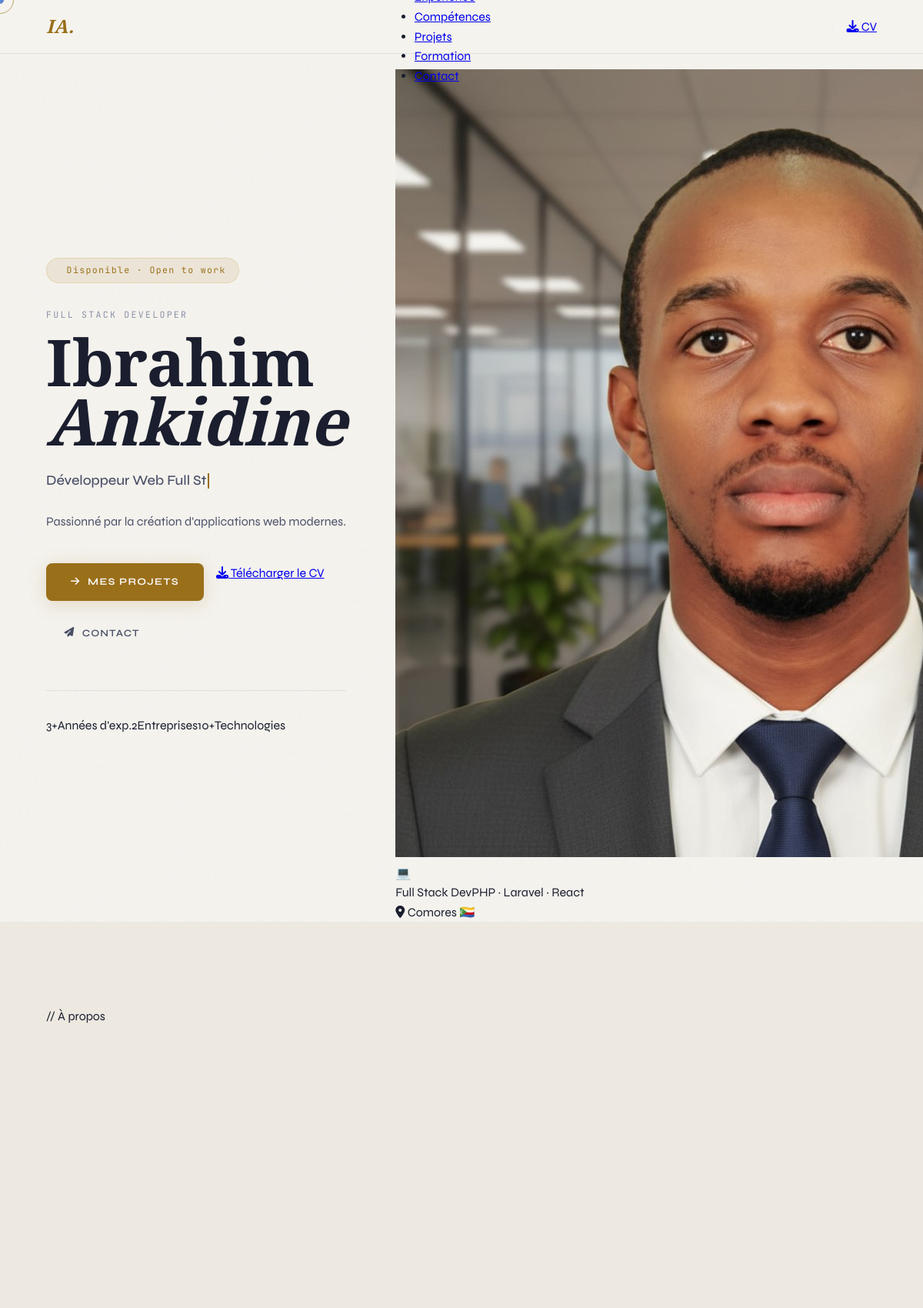
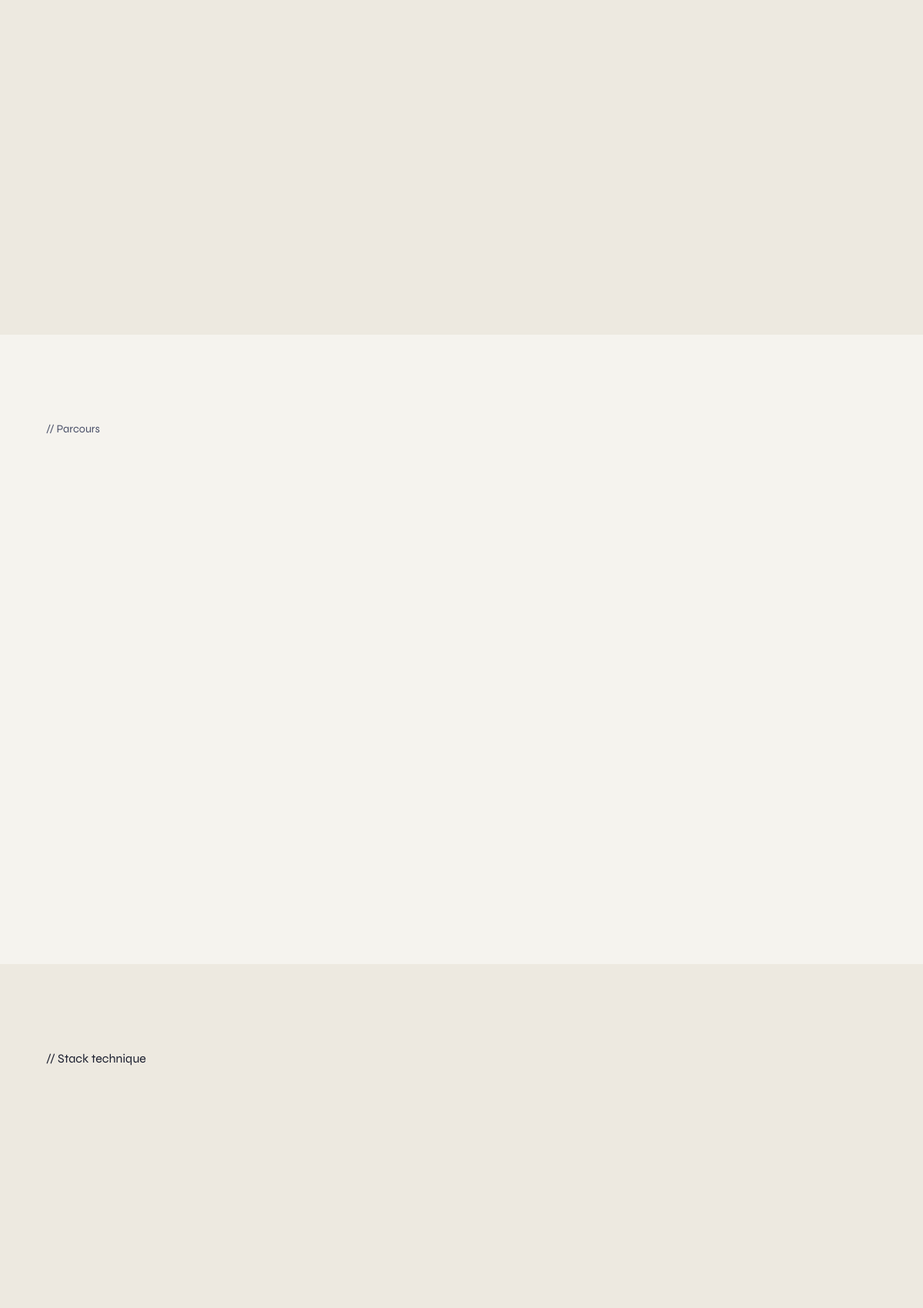
The page / (upper part) on the database its author committed (2 pictures, top to bottom).
### app.py (models this page shows)
class Profile(db.Model):
    id          = db.Column(db.Integer, primary_key=True)
    name        = db.Column(db.String(100), default='Ibrahim Ankidine')
    title       = db.Column(db.String(200), default='Développeur Web Full Stack')
    bio         = db.Column(db.Text,        default='Passionné par la création d\'applications web modernes.')
    email       = db.Column(db.String(120), default='anki.ib.dev@gmail.com')
    phone       = db.Column(db.String(30),  default='')
    location    = db.Column(db.String(100), default='Moindzaza Mboini, Comores')
    linkedin    = db.Column(db.String(200), default='https://linkedin.com/in/ibrahim-ankidine')
    github      = db.Column(db.String(200), default='https://github.com/AnkidineIbrahim')
    photo       = db.Column(db.String(200), default='images/profile.png')
    cv_file     = db.Column(db.String(200), default='cv_ibrahim_ankidine.pdf')
    available   = db.Column(db.Boolean,     default=True)
    years_exp   = db.Column(db.Integer,     default=3)
    companies   = db.Column(db.Integer,     default=2)
    tech_count  = db.Column(db.Integer,     default=10)

### app.py (the view)
@app.route('/')
def index():
    record_visit('home')
    profile     = Profile.query.first()
    experiences = Experience.query.order_by(Experience.order).all()
    skills      = Skill.query.order_by(Skill.order).all()
    projects    = Project.query.order_by(Project.order).all()
    education   = Education.query.order_by(Education.order).all()
    return render_template('public/index.html',
                           profile=profile,
                           experiences=experiences,
                           skills=skills,
                           projects=projects,
                           education=education)

### app.py (called while the page is built)
def record_visit(page='home'):
    try:
        v = Visit(page=page,
                  ip=request.remote_addr or '',
                  user_agent=request.user_agent.string[:300])
        db.session.add(v); db.session.commit()
    except Exception:
        pass

    def get_bullets(self):
        return json.loads(self.bullets or '[]')

    def get_items(self):
        return json.loads(self.items or '[]')

    def get_tech(self):
        return json.loads(self.tech or '[]')

### templates/public/index.html (shortened to what this page needs)
{% extends "public/base.html" %}
{% block content %}
<section id="hero">
  <div class="hero-mesh">
  </div>
  <div class="hero-inner">
    <div class="hero-content">
      <div class="hero-badge">
        {% if profile.available %}Disponible · Open to work{% else %}Actuellement occupé{% endif %}
      </div>
      <p class="hero-eyebrow">Full Stack Developer</p>
      <h1 class="hero-name">
        <span class="name-line">{{ profile.name.split()[0] }}</span>
        <em class="name-em">{{ profile.name.split()[1] if profile.name.split()|length > 1 else '' }}</em>
      </h1>
      <p class="hero-role"><span id="heroRole">{{ profile.title }}</span><span class="typed-cursor"></span></p>
      <p class="hero-desc">{{ profile.bio }}</p>
      <div class="hero-actions">
        <a href="#projects" class="btn-primary"><i class="fas fa-arrow-right"></i> Mes projets</a>
        <a href="{{ url_for('download_cv') }}" class="btn-download-hero">
          <i class="fas fa-download"></i> Télécharger le CV
        </a>
        <a href="#contact" class="btn-ghost"><i class="fas fa-paper-plane"></i> Contact</a>
      </div>
      <div class="hero-stats">
        <div class="stat"><span class="stat-n" data-target="{{ profile.years_exp }}" data-suffix="+">{{ profile.years_exp }}+</span><span class="stat-l">Années d'exp.</span></div>
        <div class="stat"><span class="stat-n" data-target="{{ profile.companies }}">{{ profile.companies }}</span><span class="stat-l">Entreprises</span></div>
        <div class="stat"><span class="stat-n" data-target="{{ profile.tech_count }}" data-suffix="+">{{ profile.tech_count }}+</span><span class="stat-l">Technologies</span></div>
      </div>
    </div>
    <div class="hero-visual">
      <div class="photo-wrap">
        <div class="photo-frame">
          <img src="{{ url_for('static', filename=profile.photo) }}" alt="{{ profile.name }}"/>
        </div>
        <div class="float-badge fb1">
          <span class="fb-icon">💻</span>
          <div><span class="fb-main">Full Stack Dev</span><span class="fb-sub">PHP · Laravel · React</span></div>
        </div>
        <div class="float-badge fb2">
          <i class="fas fa-map-marker-alt"></i>
          <span>Comores 🇰🇲</span>
        </div>
      </div>
    </div>
  </div>
  <div class="scroll-hint"><div class="scroll-line"></div><span>Scroll</span></div>
</section>
<section id="about">
  <div class="about-wrap">
    <div class="about-left">
      <p class="stag">// À propos</p>
    </div>
  </div>
</section>
<section id="experience">
  <div class="exp-wrap">
    <div class="exp-sidebar">
      <p class="stag">// Parcours</p>
    </div>
  </div>
</section>
<section id="skills">
  <p class="stag">// Stack technique</p>
</section>
{% endblock %}

### rows shown on the page
Profile: name "Ibrahim", name.split|length "Ankidine", bio "Passionné par la création d'applications web modernes.", years_exp "3", companies "2", tech_count "10", photo (placeholder picture)
